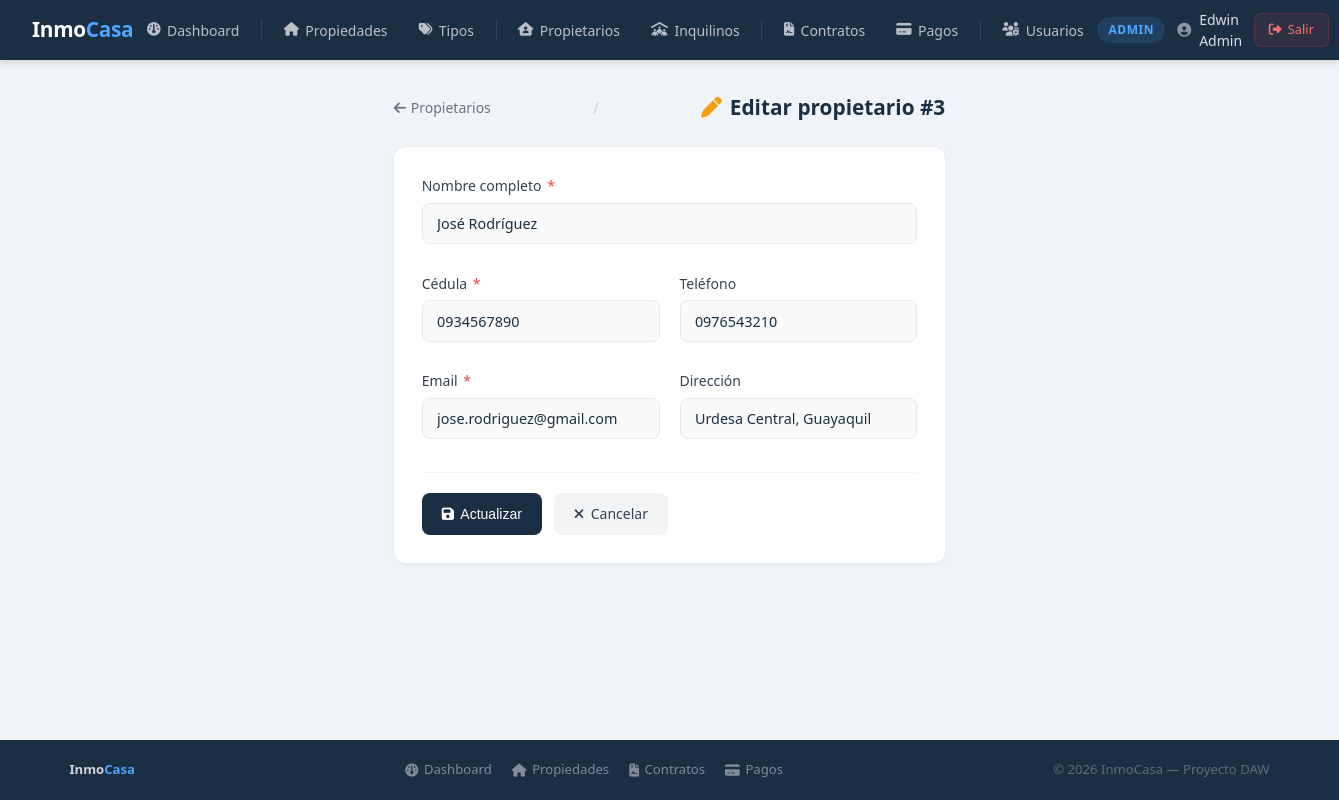
Page /index.php?action=propietario_editar&id=3 (signed in) on the committed database.
### tables this page shows
CREATE TABLE IF NOT EXISTS propietarios (
    id INT AUTO_INCREMENT PRIMARY KEY,
    nombre VARCHAR(100) NOT NULL,
    cedula VARCHAR(13) NOT NULL UNIQUE,
    telefono VARCHAR(15),
    email VARCHAR(100) NOT NULL UNIQUE,
    direccion VARCHAR(200),
    created_at TIMESTAMP DEFAULT CURRENT_TIMESTAMP
);

### app/controllers/PropietarioController.php (called while the page is built, shortened)
<?php
include_once __DIR__ . '/../models/Propietario.php';
class PropietarioController {
    private $modelo;
    public function __construct() {
        $this->modelo = new Propietario();
    }
    public function editar($id) {
        $propietario = $this->modelo->obtenerPorId($id);
        include_once __DIR__ . '/../views/propietarios/editar.php';
    }
}
?>

### config/database.example.php (called while the page is built, shortened)
<?php
class Database{
    private static $conn = null;
    public static function getConexion(){
        if( self::$conn === null){
            try{
                $dsn = 'mysql:host='.DB_HOST .
                ';port='. DB_PORT .
                ';dbname='.DB_NAME .
                ';charset=utf8';
                self::$conn = new PDO($dsn , DB_USER,DB_PASS ,[
                    PDO::ATTR_ERRMODE => PDO::ERRMODE_EXCEPTION,
                    PDO::ATTR_DEFAULT_FETCH_MODE => PDO::FETCH_ASSOC,
                    PDO::ATTR_EMULATE_PREPARES => false,
                ]);
            }catch(PDOException $e){
                die("Error de conexion: ". $e->getMessage());
            }
        }
        return self::$conn;
    }
}
?>

### app/models/Propietario.php (called while the page is built, shortened)
<?php
class Propietario {
    private $conn;
    public function __construct() {
        $this->conn = Database::getConexion();
    }
    public function obtenerPorId($id) {
        try {
            $sql = "SELECT * FROM propietarios WHERE id = ?";
            $stmt = $this->conn->prepare($sql);
            $stmt->execute([$id]);
            return $stmt->fetch();
        } catch (PDOException $e) {
            return ["exito" => false, "mensaje" => "Error al obtener propietario: " . $e->getMessage()];
        }
    }
}
?>

### app/views/propietarios/editar.php (the view, shortened to what this page needs)
<?php include_once __DIR__ . '/../layouts/header.php'; ?>
<?php $errores = $_SESSION['errores'] ?? []; unset($_SESSION['errores']); $propietario = $propietario ?? []; ?>
<div class="page-header">
    <a href="<?= BASE_URL ?>?action=propietarios"><i class="fa-solid fa-arrow-left"></i> Propietarios</a>
    <span class="separator">/</span>
    <div class="page-title"><i class="fa-solid fa-pen"></i> Editar propietario #<?= $propietario['id'] ?? '' ?></div>
</div>
<div class="form-card">
    <form id="formPropietario" method="POST" action="<?= BASE_URL ?>?action=propietario_actualizar&id=<?= $propietario['id'] ?? '' ?>" novalidate>
        <div class="form-grid">
            <div class="form-group full">
                <label>Nombre completo <span class="required">*</span></label>
                <input type="text" name="nombre" value="<?= htmlspecialchars($propietario['nombre'] ?? '') ?>">
            </div>
            <div class="form-group">
                <label>Cédula <span class="required">*</span></label>
                <input type="text" name="cedula" value="<?= htmlspecialchars($propietario['cedula'] ?? '') ?>">
            </div>
            <div class="form-group">
                <label>Teléfono</label>
                <input type="text" name="telefono" value="<?= htmlspecialchars($propietario['telefono'] ?? '') ?>">
            </div>
            <div class="form-group">
                <label>Email <span class="required">*</span></label>
                <input type="email" name="email" value="<?= htmlspecialchars($propietario['email'] ?? '') ?>">
            </div>
            <div class="form-group">
                <label>Dirección</label>
                <input type="text" name="direccion" value="<?= htmlspecialchars($propietario['direccion'] ?? '') ?>">
            </div>
        </div>
        <div class="form-actions">
            <button type="submit" class="btn btn-primary"><i class="fa-solid fa-floppy-disk"></i> Actualizar</button>
            <a href="<?= BASE_URL ?>?action=propietarios" class="btn btn-secondary"><i class="fa-solid fa-xmark"></i> Cancelar</a>
        </div>
    </form>
</div>
<?php include_once __DIR__ . '/../layouts/footer.php'; ?>

### public/css/style.css (style rules this page uses)
*, *::before, *::after { margin: 0; padding: 0; box-sizing: border-box; }
html { font-size: 16px; }
body { font-family: 'Segoe UI', system-ui, -apple-system, sans-serif; background: #f0f4f8; color: #1a2e44; min-height: 100vh; line-height: 1.5; display: flex; flex-direction: column; }
a { color: #4da6ff; text-decoration: none; transition: color 0.2s; }
.btn { display: inline-flex; align-items: center; gap: 0.4rem; padding: 0.55rem 1.1rem; border-radius: 8px; font-size: 0.875rem; font-weight: 500; text-decoration: none; cursor: pointer; border: none; transition: all 0.2s; white-space: nowrap; }
.btn-primary { background: #1a2e44; color: #fff; }
.btn-secondary { background: #f3f4f6; color: #374151; }
.form-card { background: #fff; border-radius: 12px; box-shadow: 0 1px 4px rgba(0,0,0,0.06); padding: 1.75rem; max-width: 750px; }
.form-grid { display: grid; grid-template-columns: 1fr 1fr; gap: 1.25rem; }
.form-group { display: flex; flex-direction: column; gap: 0.4rem; }
.form-group.full { grid-column: 1 / -1; }
label { font-size: 0.875rem; font-weight: 500; color: #374151; }
.required { color: #ef4444; margin-left: 2px; }
input[type="text"], input[type="email"], input[type="password"], input[type="number"], input[type="date"], select, textarea { width: 100%; padding: 0.65rem 0.9rem; border: 1.5px solid #e5e7eb; border-radius: 8px; font-size: 0.9rem; color: #1a2e44; background: #fafafa; outline: none; transition: border-color 0.2s, background 0.2s; font-family: inherit; }
.form-actions { display: flex; gap: 0.75rem; margin-top: 1.5rem; padding-top: 1.25rem; border-top: 1px solid #f3f4f6; }
.page-header { display: flex; align-items: center; justify-content: space-between; margin-bottom: 1.5rem; flex-wrap: wrap; gap: 1rem; }
.page-title { font-size: 1.3rem; font-weight: 600; color: #1a2e44; display: flex; align-items: center; gap: 0.5rem; }
.page-title i { color: #4da6ff; }

### app/views/layouts/header.php (style rules this page uses)
* { margin: 0; padding: 0; box-sizing: border-box; }
body { font-family: 'Segoe UI', sans-serif; background: #f0f4f8; min-height: 100vh; display: flex; flex-direction: column; }

### app/views/propietarios/editar.php (style rules this page uses)
.page-header { display: flex; align-items: center; gap: 0.75rem; margin-bottom: 1.5rem; }
.page-header a { color: #6b7280; text-decoration: none; font-size: 0.875rem; display: flex; align-items: center; gap: 0.3rem; }
.separator { color: #d1d5db; }
.page-title { font-size: 1.3rem; font-weight: 600; color: #1a2e44; display: flex; align-items: center; gap: 0.5rem; }
.page-title i { color: #f59e0b; }
.form-card { background: #fff; border-radius: 12px; box-shadow: 0 1px 4px rgba(0,0,0,0.06); padding: 1.75rem; max-width: 750px; }
.form-grid { display: grid; grid-template-columns: 1fr 1fr; gap: 1.25rem; }
.form-group { display: flex; flex-direction: column; gap: 0.4rem; }
.form-group.full { grid-column: 1 / -1; }
label { font-size: 0.875rem; font-weight: 500; color: #374151; }
.required { color: #ef4444; margin-left: 2px; }
input { padding: 0.65rem 0.9rem; border: 1.5px solid #e5e7eb; border-radius: 8px; font-size: 0.9rem; color: #1a2e44; background: #fafafa; outline: none; transition: border-color 0.2s; font-family: inherit; }
.form-actions { display: flex; gap: 0.75rem; margin-top: 1.5rem; padding-top: 1.25rem; border-top: 1px solid #f3f4f6; }
.btn { display: inline-flex; align-items: center; gap: 0.4rem; padding: 0.65rem 1.25rem; border-radius: 8px; font-size: 0.875rem; font-weight: 500; text-decoration: none; cursor: pointer; border: none; transition: all 0.2s; }
.btn-primary { background: #1a2e44; color: #fff; }
.btn-secondary { background: #f3f4f6; color: #374151; }

### rows in the picture
propietarios: id "3", nombre "José Rodríguez", cedula "0934567890", telefono "0976543210", email "jose.rodriguez@gmail.com", direccion "Urdesa Central, Guayaquil"

### other values in the picture
$rol "ADMIN"
$nombre "Edwin Admin"
